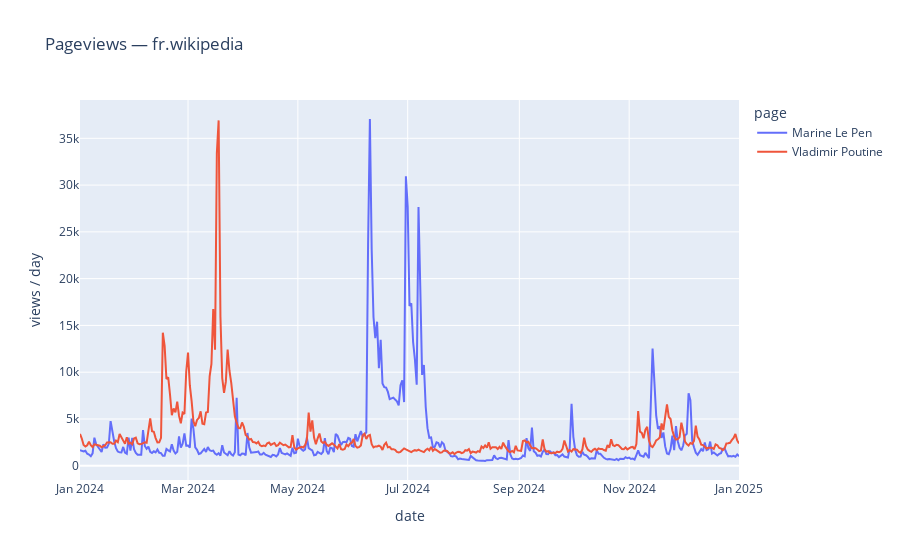

Notebook source saved alongside this figure:
### Code cell
# ── 6. Récupération & graphique ─────────────────────────────────────────────
pages = [p.strip() for p in pages_w.value.splitlines() if p.strip()]
df = fetch_pages(site_w.value, pages,
                 start_w.value.strftime("%Y-%m-%d"),
                 end_w.value.strftime("%Y-%m-%d"))

fig = px.line(df, x="date", y="views", color="page",
              title=f"Pageviews — {site_w.value}",
              labels={"views": "views / day"})
fig.show()

### Figure 1 — Plotly figure (JSON) as saved in the notebook; plotly's stock layout.template omitted (floating-point values rounded to 4 significant figures; data arrays with more than 128 entries replaced by an {"elided": "..."} marker saying what was removed)
{"data": [{"hovertemplate": "page=Marine Le Pen<br>date=%{x}<br>views / day=%{y}<extra></extra>", "legendgroup": "Marine Le Pen", "line": {"color": "#636efa", "dash": "solid"}, "marker": {"symbol": "circle"}, "mode": "lines", "name": "Marine Le Pen", "orientation": "v", "showlegend": true, "type": "scatter", "x": {"elided": "367 str values"}, "xaxis": "x", "y": {"elided": "367 int values"}, "yaxis": "y"}, {"hovertemplate": "page=Vladimir Poutine<br>date=%{x}<br>views / day=%{y}<extra></extra>", "legendgroup": "Vladimir Poutine", "line": {"color": "#EF553B", "dash": "solid"}, "marker": {"symbol": "circle"}, "mode": "lines", "name": "Vladimir Poutine", "orientation": "v", "showlegend": true, "type": "scatter", "x": {"elided": "367 str values"}, "xaxis": "x", "y": {"elided": "367 int values"}, "yaxis": "y"}], "layout": {"legend": {"title": {"text": "page"}, "tracegroupgap": 0}, "title": {"text": "Pageviews — fr.wikipedia"}, "xaxis": {"anchor": "y", "domain": [0, 1], "title": {"text": "date"}}, "yaxis": {"anchor": "x", "domain": [0, 1], "title": {"text": "views / day"}}}}
